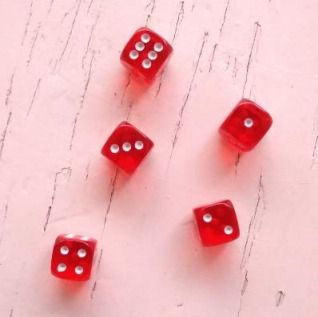
#> input picture dados.jpeg, 318 x 317 px
$ python contagem_objetos.py
#> lines starting #> are read from the running program, lines starting #| are printed output that depends on the picture; after the words box and inside, x2 and y2 are one past the last pixel; in counts of white or black regions, pixels touching at a corner belong together
import numpy as np
import cv2
from matplotlib import pyplot as plt

img_grey = cv2.imread('dados.jpeg', 0) # IMG original, com 5 dados.
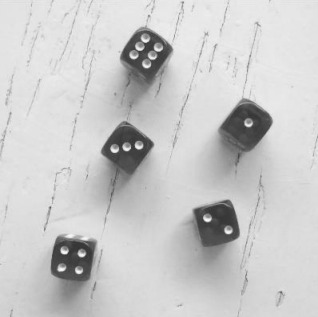
#> img_grey: shape (317, 318); min 48, max 254, mean 201.4
# img_grey = cv2.imread('dados_alterados.jpeg', 0) # IMG recortada pra testar com 3 dados.
img = cv2.blur(img_grey, (20, 20))
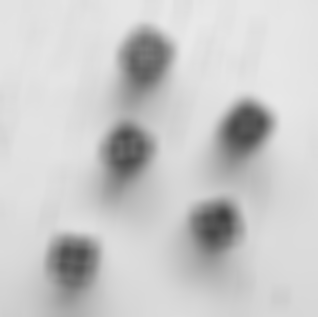
#> img: shape (317, 318); min 63, max 233, mean 201.5
# cv2.imshow('image', img)

# cv2.waitKey(0)
# cv2.destroyAllWindows()

ret, thresh1 = cv2.threshold(img, 127, 255, cv2.THRESH_BINARY)
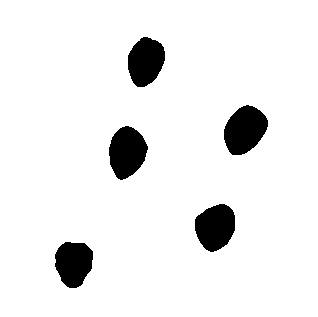
#> thresh1: shape (317, 318); 92.8% white; 5 black regions, box (x1, y1, x2, y2) and area: (224, 105, 268, 155) 1569, (109, 126, 148, 180) 1506, (195, 204, 235, 252) 1447, (128, 37, 165, 87) 1387, (55, 242, 93, 288) 1348
ret, thresh2 = cv2.threshold(img, 127, 255, cv2.THRESH_BINARY_INV)
#> thresh2: shape (317, 318); 7.2% white; 5 white regions
ret, thresh3 = cv2.threshold(img, 127, 255, cv2.THRESH_TRUNC)
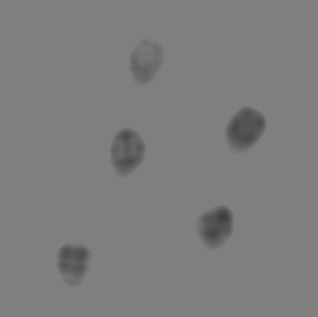
#> thresh3: shape (317, 318); min 63, max 127, mean 125.2
ret, thresh4 = cv2.threshold(img, 127, 255, cv2.THRESH_TOZERO)
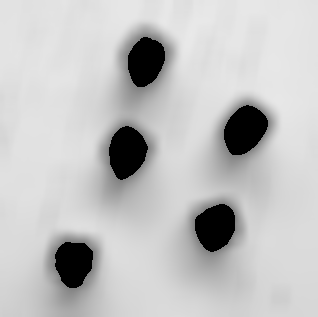
#> thresh4: shape (317, 318); min 0, max 233, mean 194.1
ret, thresh5 = cv2.threshold(img, 127, 255, cv2.THRESH_TOZERO_INV)
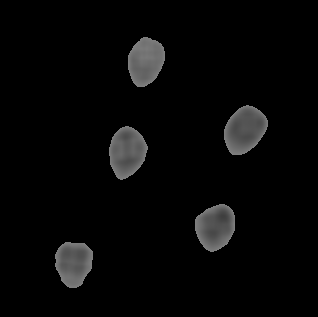
#> thresh5: shape (317, 318); min 0, max 127, mean 7.4

contours, hierarchy = cv2.findContours(thresh2, cv2.RETR_TREE, cv2.CHAIN_APPROX_SIMPLE)
#> contours = 5 contours; box (x1, y1, x2, y2) and area: (224, 105, 268, 155) 1506, (109, 126, 148, 180) 1443, (195, 204, 235, 252) 1385, (128, 37, 165, 87) 1326, (55, 242, 93, 288) 1288


titles = ['No Blur', 'With BLUR', 'BINARY', 'BINARY_INV', 'TRUNC', 'TOZERO', 'TOZERO_INV']
images = [img_grey, img, thresh1, thresh2]

for i in range(4):
    plt.subplot(1, 4, i + 1), plt.imshow(images[i], 'gray')
    plt.title(titles[i])
    plt.xticks([]), plt.yticks([])

print('Quantidade de dados: ')
print(len(contours))
#| 5

plt.show()

$ run again, with dados_alterados.jpeg copied over dados.jpeg
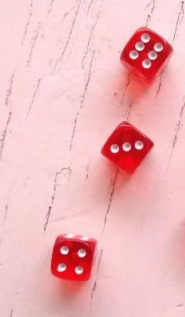
#> input picture dados_alterados.jpeg, 185 x 317 px
#> `ret, thresh1 = cv2.threshold(img, 127, 255, cv2.THRESH_BINARY)`:
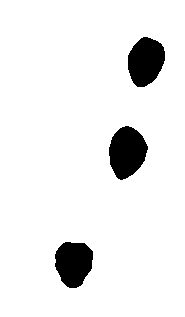
#> thresh1: shape (317, 185); 92.8% white; 3 black regions, box (x1, y1, x2, y2) and area: (109, 126, 148, 180) 1506, (128, 37, 165, 87) 1389, (55, 242, 93, 288) 1351
#> thresh2: shape (317, 185); 7.2% white; 3 white regions
#> `ret, thresh5 = cv2.threshold(img, 127, 255, cv2.THRESH_TOZERO_INV)`:
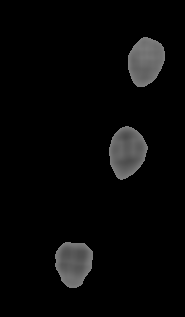
#> thresh5: shape (317, 185); min 0, max 127, mean 7.7
#> contours = 3 contours; box (x1, y1, x2, y2) and area: (109, 126, 148, 180) 1443, (128, 37, 165, 87) 1328, (55, 242, 93, 288) 1290
#| 3
